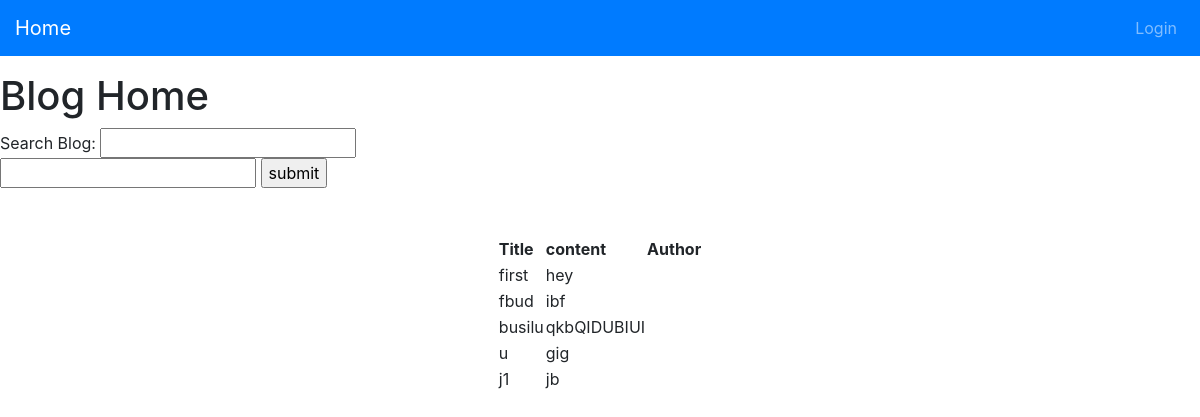
The page / on the database its author committed.
### mysite/models.py (models this page shows, shortened)
class TheBlog(models.Model):
    id = models.BigAutoField(primary_key=True)
    user = models.ForeignKey(User, null=True, on_delete=models.CASCADE)
    title = models.CharField(max_length=120, blank=False)
    content = models.TextField(blank=False)
    author = models.TextField(blank=False)

### mysite/views.py (the view)
# urls.py: path('', home_view),
def home_view(request, *args, **kwargs):
    blog = TheBlog.objects.all()
    if request.GET.get('search'):
            search = request.GET.get('search')
            blog = TheBlog.objects.filter(query__icontains=search)
            title = request.GET.get('title')
            query = TheBlog.objects.create(query=search, user_id=title)
            query.save()
    context = {
        'blog': blog,
        }
    return render(request, 'index.html', context)

### templates/index.html (shortened to what this page needs)
{% extends 'base.html' %}
{% block content %}
<h1>Blog Home</h1>
<form method='POST' action='.'>{% csrf_token %}
    Search Blog: <input name='search' type='text'>
    <br>
    <input type='text' name='title' />
    <input type='submit' value='submit' />
</form>
<br>
<br>
<center>
    <table>
        <tr>
            <th id='title'>Title</th><th>content</th><th>Author</th>
        </tr>
        {% for items in blog %}
        <tr>
            <td>
                {{ items.title }}
            </td>
            <td>
                {{ items.content }}
            </td>
            {% endfor %}
            <td>
            </td>
        </tr>
    </table>
</center>
{% endblock content %}

### rows shown on the page
TheBlog: title "first", content "hey"
TheBlog: title "fbud", content "ibf"
TheBlog: title "busilu", content "qkbQIDUBIUI"
TheBlog: title "u", content "gig"
TheBlog: title "j1", content "jb"
